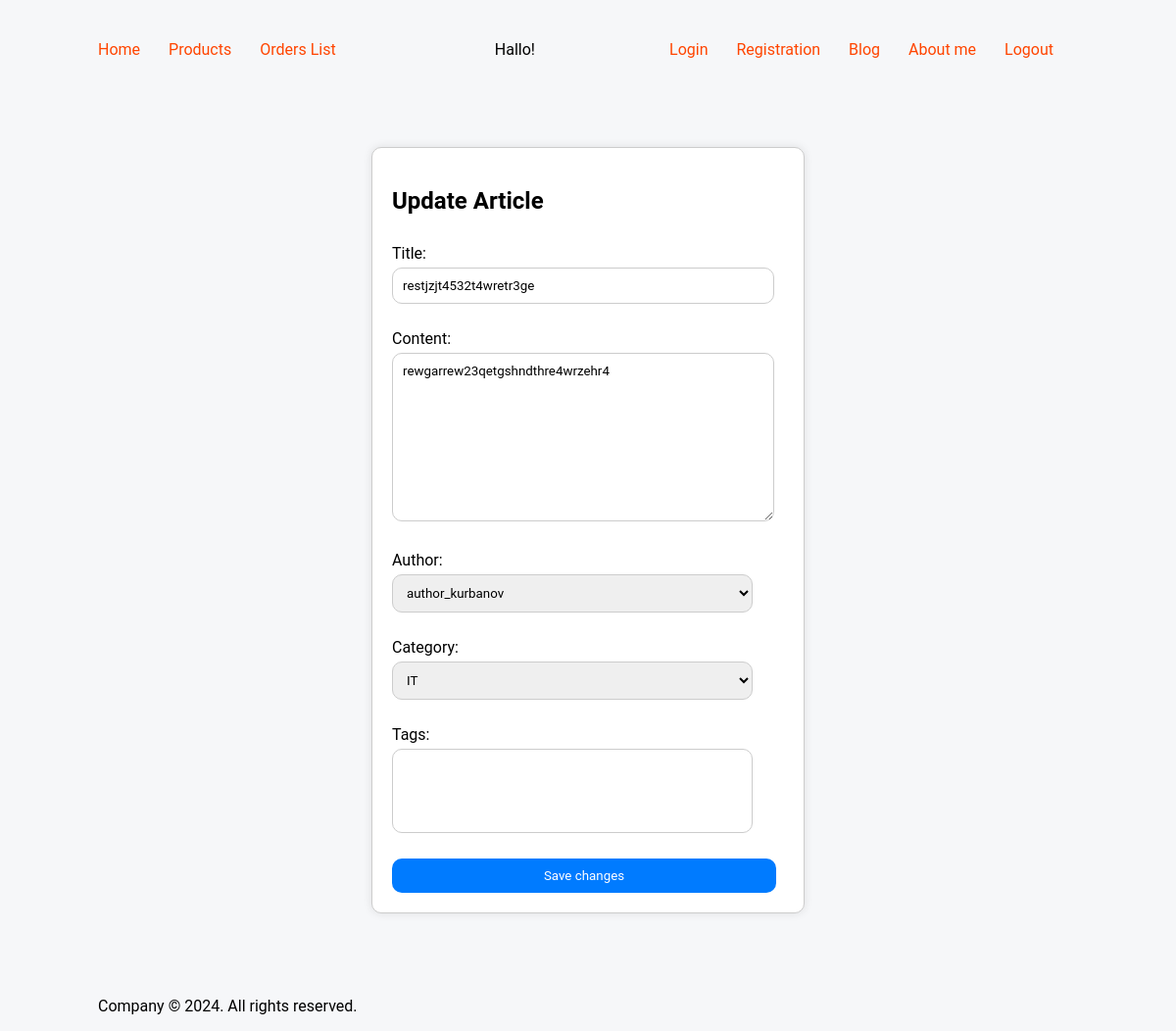
Page /blogapp/articles/11/edit/ on the committed database.
### blogapp/models.py (models this page shows, shortened)
class Article(models.Model):
    title = models.CharField(_("Title"), max_length=200)
    content = models.TextField(_("Content"))
    pub_date = models.DateTimeField(_("Publication Date"), null=True, blank=True)
    last_modified = models.DateTimeField(_("Last Modified"), auto_now=True)
    author = models.ForeignKey('Author', verbose_name=_("Author"), on_delete=models.CASCADE)
    category = models.ForeignKey('Category', verbose_name=_("Category"), on_delete=models.CASCADE)
    tags = models.ManyToManyField('Tag', verbose_name=_("Tags"), blank=True)
    class Meta:
        verbose_name = _("Article")
        verbose_name_plural = _("Articles")
        ordering = ['-pub_date']

### blogapp/views.py (the view)
# urls.py: path('articles/<int:pk>/edit/', ArticleUpdateView.as_view(), name='article_edit'),
class ArticleUpdateView(UpdateView):
    model = Article
    form_class = ArticleForm
    template_name = 'blogapp/article_update_form.html'
    success_url = reverse_lazy('blogapp:articles')

### blogapp/forms.py
class ArticleForm(forms.ModelForm):
    author = forms.ModelChoiceField(queryset=Author.objects.all())
    class Meta:
        model = Article
        fields = ['title', 'content', 'author', 'category', 'tags']

### blogapp/models.py (called while the page is built)
    def __str__(self):
        return self.user.username

    def __str__(self):
        return self.name

### blogapp/templates/blogapp/article_update_form.html (shortened to what this page needs)
{% extends 'accounts/base.html' %}
{% block body %}
	<div class="fixed-container-login">
	   <h2>Update Article</h2>
	   <form method="post">
	      {{ form.as_p }}
	      <button type="submit">Save changes</button>
	   </form>
	</div>
{% endblock %}

### shopapp/static/css/main.css (style rules this page uses)
* { font-family: 'Roboto', sans-serif; }
html, body { margin: 0; padding: 0; background-color: #f6f7f9; }
body { text-align: start; }
.fixed-container form button, .fixed-container form input[type="submit"] { width: 98%; padding: 10px; background-color: #007bff; color: #fff; border: none; border-radius: 10px; cursor: pointer; }

### shopapp/static/css/login.css (style rules this page uses)
.fixed-container-login { width: 100%; max-width: 400px; margin: 50px auto; padding: 20px; border: 1px solid #ccc; border-radius: 10px; background-color: #fff; box-shadow: 0 0 10px rgba(0, 0, 0, 0.1); }
.fixed-container-login form { margin-top: 20px; }
.fixed-container-login form label { display: block; margin-bottom: 5px; }
.fixed-container-login form input[type="text"], .fixed-container-login form input[type="password"] { width: 92%; padding: 10px; margin-bottom: 10px; border: 1px solid #ccc; border-radius: 10px; }
.fixed-container-login form button, .fixed-container-login form input[type="submit"] { width: 98%; padding: 10px; background-color: #007bff; color: #fff; border: none; border-radius: 10px; cursor: pointer; }

### shopapp/static/css/create-product.css (style rules this page uses)
.fixed-container-login { width: 100%; max-width: 400px; margin: 50px auto; padding: 20px; border: 1px solid #ccc; border-radius: 10px; background-color: #fff; box-shadow: 0 0 10px rgba(0, 0, 0, 0.1); }
.fixed-container-login form { margin-top: 30px; }
.fixed-container-login form label { display: block; margin-bottom: 5px; }
.fixed-container-login form input[type="text"], .fixed-container-login form input[type="email"], .fixed-container-login form input[type="number"], .fixed-container-login form textarea, .back-to-list, .fixed-container-login form input[type="password"] { width: 92%; padding: 10px; margin-bottom: 10px; border: 1px solid #ccc; border-radius: 10px; }
.fixed-container-login form button, .fixed-container-login form input[type="submit"] { width: 98%; padding: 10px; background-color: #007bff; color: #fff; border: none; border-radius: 10px; cursor: pointer; }

### shopapp/static/css/create-order.css (style rules this page uses)
.fixed-container-login form select { width: 92%; padding: 10px; margin-bottom: 10px; border: 1px solid #ccc; border-radius: 10px; }

### rows in the picture
Article: title "restjzjt4532t4wretr3ge", content "rewgarrew23qetgshndthre4wrzehr4", author "author_kurbanov", category "IT"
